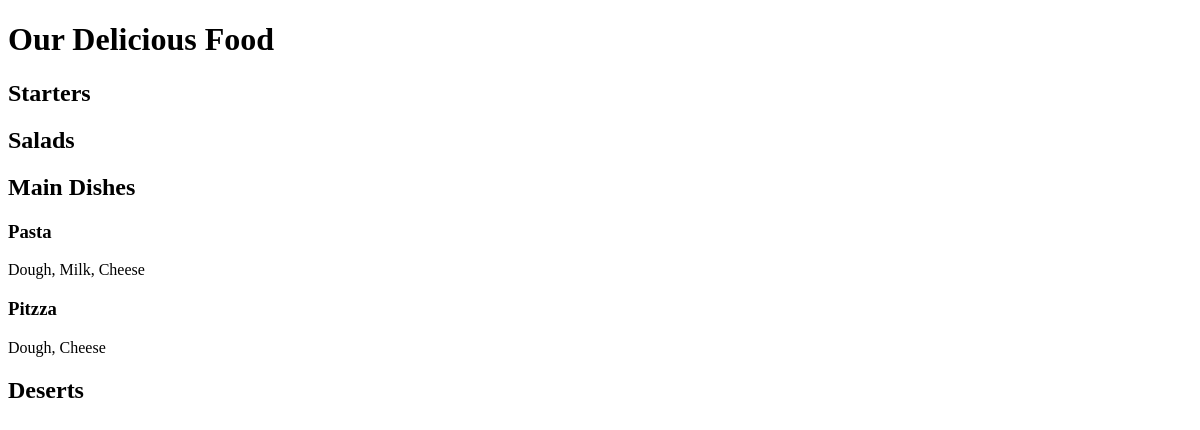
The app's page /, older data.
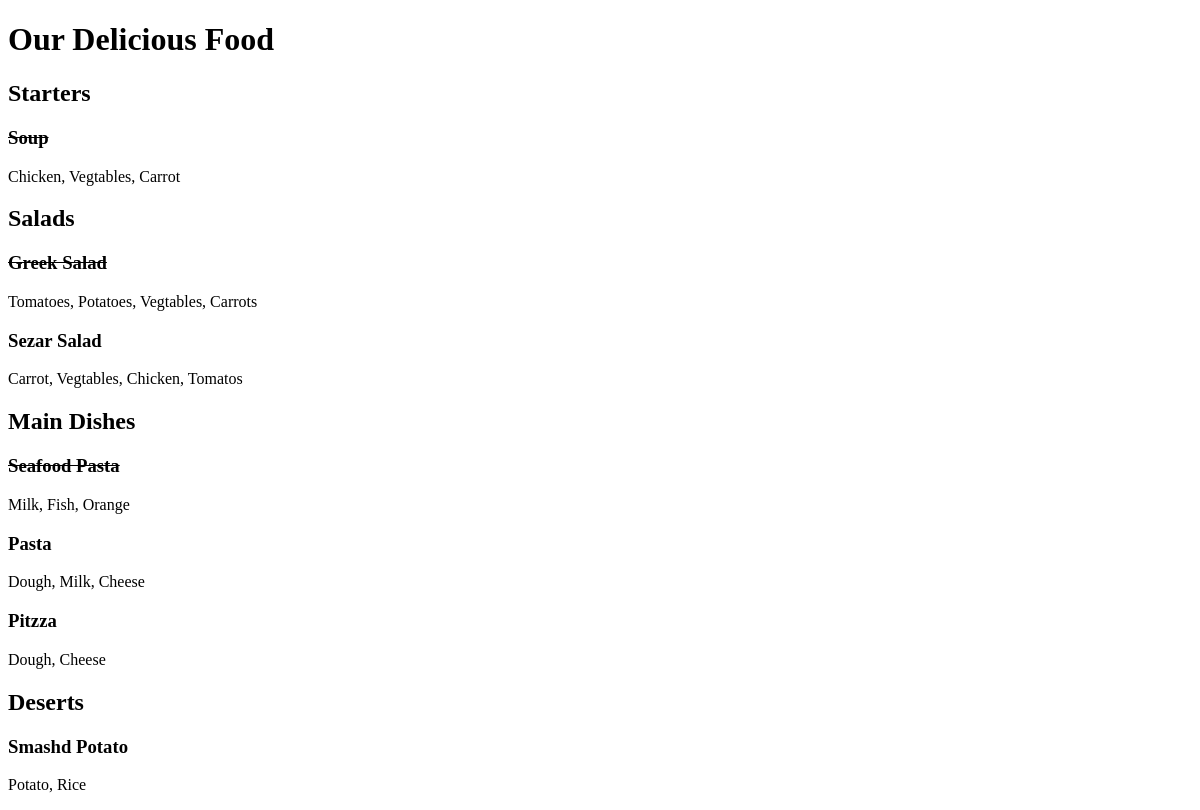
The same page, newer data.
### restaurant_menu/models.py (models this page shows, shortened)
class Meal(models.Model):
    name = models.CharField(max_length=1500, unique=True)
    description = models.CharField(max_length=5000)
    price = models.DecimalField(max_digits=10, decimal_places=2)
    category = models.CharField(max_length=100, choices=MEAL_KINDS)
    status = models.IntegerField(choices=AVAILABILITY, default=1)
    cook = models.ForeignKey(User, on_delete=models.PROTECT)
    date_created = models.DateTimeField(auto_now_add=True)
    date_updated = models.DateTimeField(auto_now=True)

### restaurant_menu/views.py (the view)
# urls.py: path('', views.MenuList.as_view(), name='home'),
class MenuList(generic.ListView):
    queryset = Meal.objects.order_by("-date_created")
    template_name = "index.html"
    def get_context_data(self, **kwargs):
        context = super().get_context_data(**kwargs)
        context["kinds"] = MEAL_KINDS
        return context

### restaurant_menu/templates/index.html (shortened to what this page needs)
<!DOCTYPE html>
<html lang="en">
<head>
</head>
<body>
    <h1>Our Delicious Food</h1>
    {% for kind in kinds %}
        <h2>{{ kind.1 }}</h2>
        {% for row in meal_list %}
            {% if row.category == kind.0 %}
                {% if row.status == 0 %}
                    <h3><del>{{ row.name }}</del></h3>
                    <p>{{ row.description }}</p>
                {% else %}
                    <h3>{{ row.name }}</h3>
                    <p>{{ row.description }}</p>
                {% endif %}
            {% endif %}
        {% endfor %}
    {% endfor %}
</body>
</html>

Row changes from the older to the newer data that the page shows:
added Meal: name "Soup", description "Chicken, Vegtables, Carrot", shown under "Starters"
added Meal: name "Greek Salad", description "Tomatoes, Potatoes, Vegtables, Carrots", shown under "Salads"
added Meal: name "Sezar Salad", description "Carrot, Vegtables, Chicken, Tomatos", shown under "Salads"
added Meal: name "Seafood Pasta", description "Milk, Fish, Orange", shown under "Main Dishes"
added Meal: name "Smashd Potato", description "Potato, Rice", shown under "Deserts"
